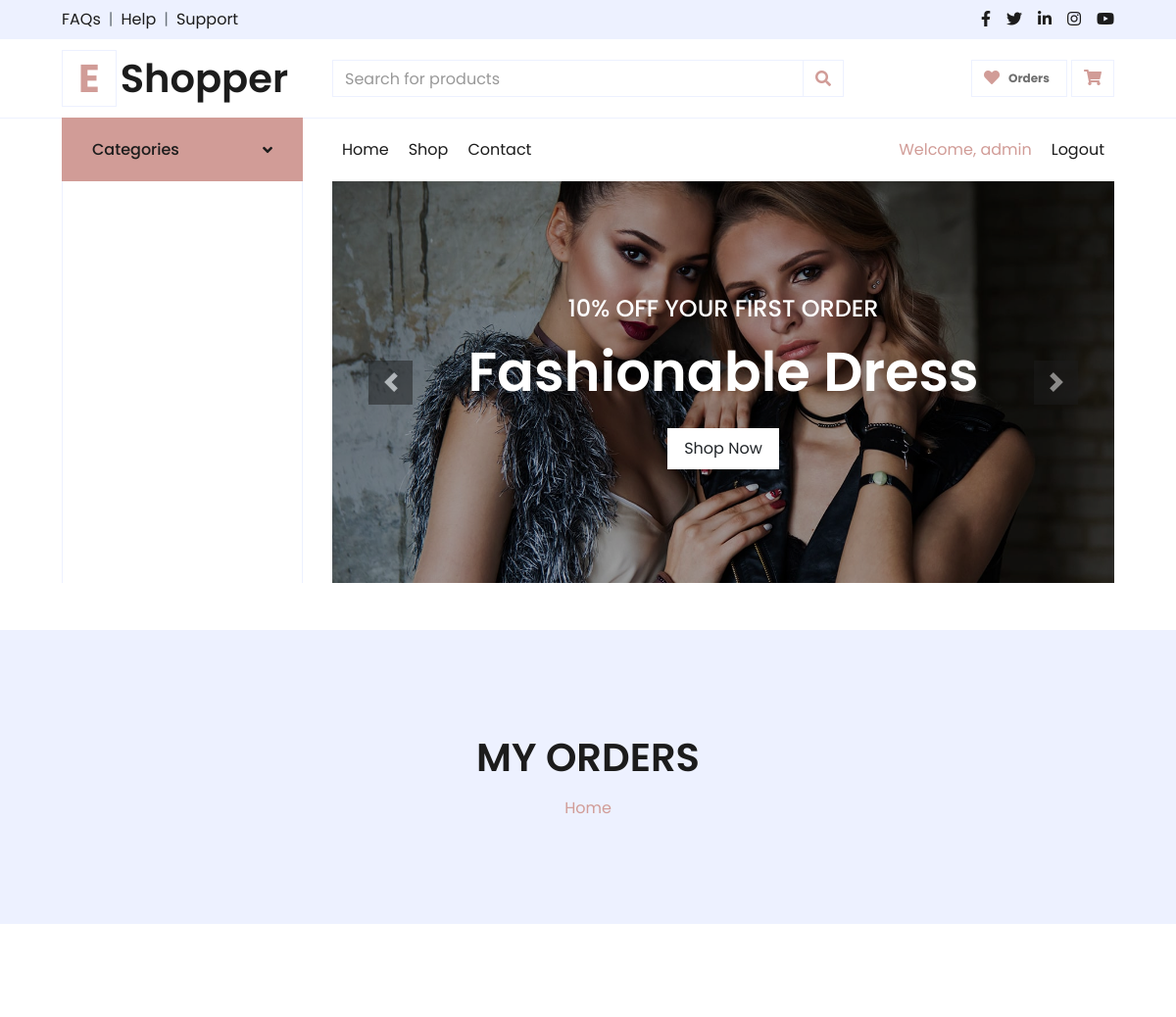
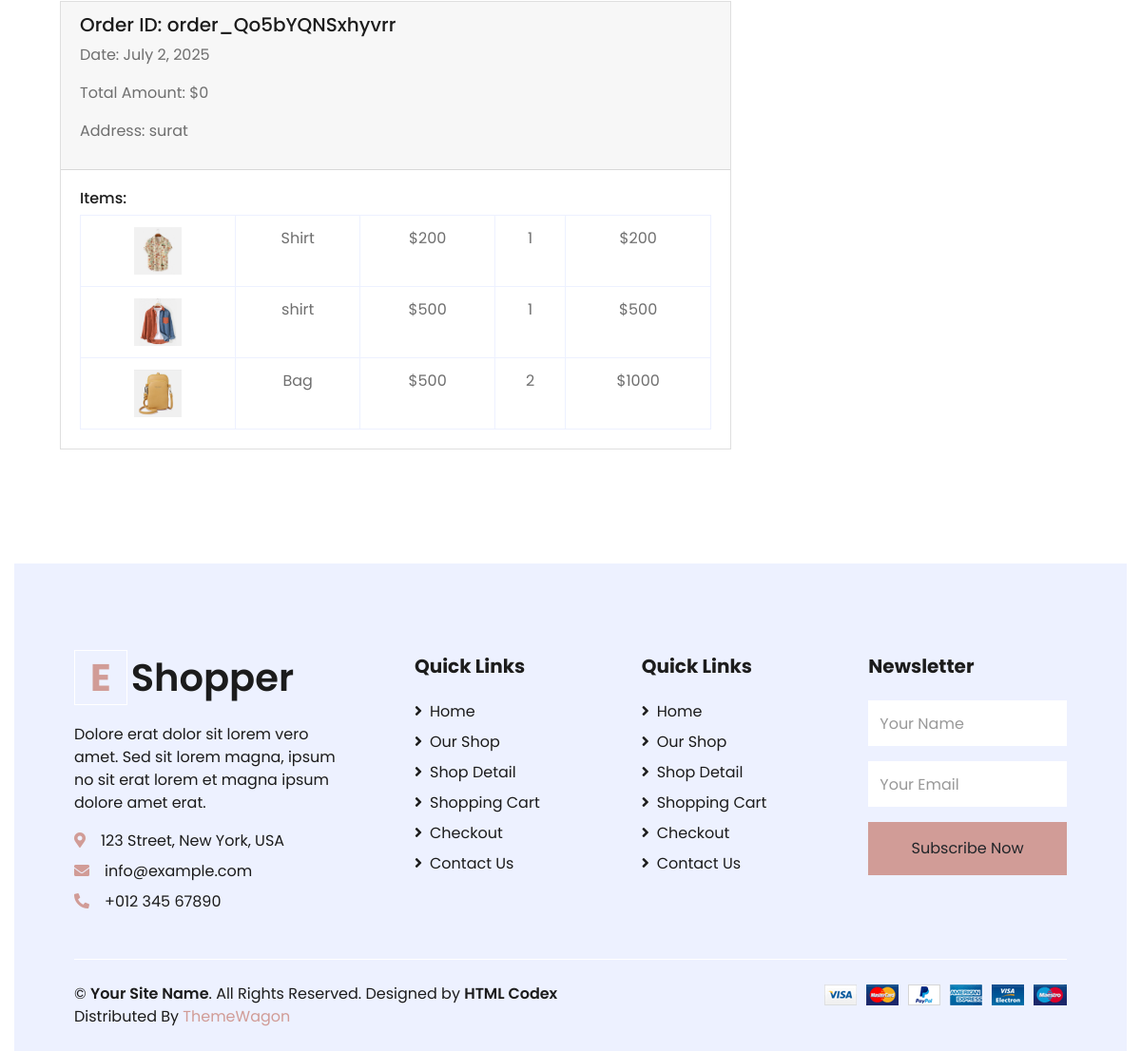
/order-success (signed in), run on the app's committed database (2 pictures, top to bottom).
### myapp/models.py (models this page shows, shortened)
class UserOrder(models.Model):
    orderid = models.CharField(max_length=20,null=True)
    user = models.ForeignKey(User,on_delete=models.CASCADE)
    date = models.DateField()
    paymenttype = models.CharField(max_length=20)
    pid = models.CharField(max_length=50)
    total = models.IntegerField(default=0)
    address = models.ForeignKey(UserAddress,on_delete=models.CASCADE,default=None,null=True)

class UserAddress(models.Model):
    user = models.ForeignKey(User,on_delete=models.CASCADE)
    address = models.CharField(max_length=200,default=None)
    def __str__(self):
        return self.address

class OrderItems(models.Model):
    order = models.ForeignKey(UserOrder,on_delete=models.CASCADE,related_name='items')
    product = models.ForeignKey(Product,on_delete=models.CASCADE)
    price = models.IntegerField()
    qty = models.IntegerField()
    def total_price(self):
        return self.price * self.qty

class Product(models.Model):
    category = models.ForeignKey(Category,on_delete=models.CASCADE)
    productname = models.CharField(max_length=20)
    price = models.IntegerField()
    qty =models.IntegerField()
    description = models.TextField()
    productimage = models.ImageField(upload_to="productImage")

### myapp/views.py (the view)
# urls.py: path('order-success', order_success, name='order_success'),
def order_success(request):
    user = request.user
    orders = UserOrder.objects.filter(user=user).order_by('-date')  # Get user's orders in reverse chronological order
    return render(request, "orders.html", {'orders': orders})

### myapp/templates/orders.html (shortened to what this page needs)
{%extends 'base.html'%} {%block content%}
<div class="container-fluid bg-secondary mb-5">
  <div
    class="d-flex flex-column align-items-center justify-content-center"
    style="min-height: 300px"
  >
    <h1 class="font-weight-semi-bold text-uppercase mb-3">My ORders</h1>
    <div class="d-inline-flex">
      <p class="m-0"><a href="">Home</a></p>
    </div>
  </div>
</div>
<div class="container-fluid pt-5">
  <div class="row px-xl-5">
    <div class="col-lg-8 table-responsive mb-5">
      {%for order in orders%}
      <div class="card mb-4">
        <div class="card-header">
          <h5>Order ID: {{order.orderid}}</h5>
          <p>Date: {{order.date}}</p>
          <p>Total Amount: ${{order.total}}</p>
          <p>Address: {{order.address}}</p>
        </div>
        <div class="card-body">
          <h6>Items:</h6>
          <table class="table table-bordered text-center mb-0">
            {%for item in order.items.all%}
            <tr>
              <td>
                <img
                  src="media/{{item.product.productimage}}"
                  alt=""
                  style="width: 50px"
                />
              </td>
              <td>{{item.product.productname}}</td>
              <td>${{item.price}}</td>
              <td>{{item.qty}}</td>
              <td>${{item.total_price}}</td>
            </tr>
            {%endfor%}
          </table>
        </div>
      </div>
      {%endfor%}
    </div>
  </div>
  {%endblock%}

### myapp/templates/base.html (shortened to what this page needs)
{% load static %}
<!DOCTYPE html>
<html lang="en">
  <head>
    <link
      href="https://cdnjs.cloudflare.com/ajax/libs/font-awesome/5.10.0/css/all.min.css"
      rel="stylesheet"
    />
    <link
      href="static/lib/owlcarousel/assets/owl.carousel.min.css"
      rel="stylesheet"
    />
    <link href="{% static 'css/style.css' %}" rel="stylesheet" />
  </head>
  <body>
    <div class="container-fluid">
      <div class="row bg-secondary py-2 px-xl-5">
        <div class="col-lg-6 d-none d-lg-block">
          <div class="d-inline-flex align-items-center">
            <a class="text-dark" href="">FAQs</a>
            <span class="text-muted px-2">|</span>
            <a class="text-dark" href="">Help</a>
            <span class="text-muted px-2">|</span>
            <a class="text-dark" href="">Support</a>
          </div>
        </div>
        <div class="col-lg-6 text-center text-lg-right">
          <div class="d-inline-flex align-items-center">
            <a class="text-dark px-2" href="">
              <i class="fab fa-facebook-f"></i>
            </a>
            <a class="text-dark px-2" href="">
              <i class="fab fa-twitter"></i>
            </a>
            <a class="text-dark px-2" href="">
              <i class="fab fa-linkedin-in"></i>
            </a>
            <a class="text-dark px-2" href="">
              <i class="fab fa-instagram"></i>
            </a>
            <a class="text-dark pl-2" href="">
              <i class="fab fa-youtube"></i>
            </a>
          </div>
        </div>
      </div>
      <div class="row align-items-center py-3 px-xl-5">
        <div class="col-lg-3 d-none d-lg-block">
          <a href="" class="text-decoration-none">
            <h1 class="m-0 display-5 font-weight-semi-bold">
              <span class="text-primary font-weight-bold border px-3 mr-1"
                >E</span
              >Shopper
            </h1>
          </a>
        </div>
        <div class="col-lg-6 col-6 text-left">
          <form action="">
            <div class="input-group">
              <input
                type="text"
                class="form-control"
                placeholder="Search for products"
              />
              <div class="input-group-append">
                <span class="input-group-text bg-transparent text-primary">
                  <i class="fa fa-search"></i>
                </span>
              </div>
            </div>
          </form>
        </div>
        <div class="col-lg-3 col-6 text-right">
          <a href="{%url 'order_success'%}" class="btn border">
            <i class="fas fa-heart text-primary"></i>
            <span class="badge">Orders</span>
          </a>
          <a href="{%url 'cart'%}" class="btn border">
            <i class="fas fa-shopping-cart text-primary"></i>
          </a>
        </div>
      </div>
    </div>
    <div class="container-fluid mb-5">
      <div class="row border-top px-xl-5">
        <div class="col-lg-3 d-none d-lg-block">
          <a
            class="btn shadow-none d-flex align-items-center justify-content-between bg-primary text-white w-100"
            data-toggle="collapse"
            href="#navbar-vertical"
            style="height: 65px; margin-top: -1px; padding: 0 30px"
          >
            <h6 class="m-0">Categories</h6>
            <i class="fa fa-angle-down text-dark"></i>
          </a>
          <nav
            class="collapse show navbar navbar-vertical navbar-light align-items-start p-0 border border-top-0 border-bottom-0"
            id="navbar-vertical"
          >
            <div class="navbar-nav w-100 overflow-hidden" style="height: 410px">
            </div>
          </nav>
        </div>
        <div class="col-lg-9">
          <nav
            class="navbar navbar-expand-lg bg-light navbar-light py-3 py-lg-0 px-0"
          >
            <div
              class="collapse navbar-collapse justify-content-between"
              id="navbarCollapse"
            >
              <div class="navbar-nav mr-auto py-0">
                <a
                  href="{%url 'index' %}"
                  class="nav-item nav-link {% if title == 'Home' %}active{% endif %}"
                  >Home</a
                >
                <a
                  href="{%url 'shop' %}"
                  class="nav-item nav-link {% if title == 'Shop' %}active{% endif %}"
                  >Shop</a
                >
                <a
                  href="{%url 'contact' %}"
                  class="nav-item nav-link {% if title == 'Contact Us' %}active{% endif %}"
                  >Contact</a
                >
              </div>
              <div class="navbar-nav ml-auto py-0">
                {% if user.is_authenticated %}
                <span class="nav-item nav-link"
                  ><a href="{%url 'profile'%}"
                    >Welcome, {{ user.username }}</a
                  ></span
                >
                <a href="{%url 'logout'%}" class="nav-item nav-link">Logout</a>
                {% else %}
                <a href="{%url 'login'%}" class="nav-item nav-link">Login</a>
                <a href="{%url 'register'%}" class="nav-item nav-link"
                  >Register</a
                >
                {%endif%}
              </div>
            </div>
          </nav>
          <div id="header-carousel" class="carousel slide" data-ride="carousel">
            <div class="carousel-inner">
              <div class="carousel-item active" style="height: 410px">
                <img
                  class="img-fluid"
                  src="static/img/carousel-1.jpg"
                  alt="Image"
                />
                <div
                  class="carousel-caption d-flex flex-column align-items-center justify-content-center"
                >
                  <div class="p-3" style="max-width: 700px">
                    <h4
                      class="text-light text-uppercase font-weight-medium mb-3"
                    >
                      10% Off Your First Order
                    </h4>
                    <h3 class="display-4 text-white font-weight-semi-bold mb-4">
                      Fashionable Dress
                    </h3>
                    <a href="" class="btn btn-light py-2 px-3">Shop Now</a>
                  </div>
                </div>
              </div>
            </div>
            <a
              class="carousel-control-prev"
              href="#header-carousel"
              data-slide="prev"
            >
              <div class="btn btn-dark" style="width: 45px; height: 45px">
                <span class="carousel-control-prev-icon mb-n2"></span>
              </div>
            </a>
            <a
              class="carousel-control-next"
              href="#header-carousel"
              data-slide="next"
            >
              <div class="btn btn-dark" style="width: 45px; height: 45px">
                <span class="carousel-control-next-icon mb-n2"></span>
              </div>
            </a>
          </div>
        </div>
      </div>
    </div>
    {% block content %} {% endblock %}
    <div class="container-fluid bg-secondary text-dark mt-5 pt-5">
      <div class="row px-xl-5 pt-5">
        <div class="col-lg-4 col-md-12 mb-5 pr-3 pr-xl-5">
          <a href="" class="text-decoration-none">
            <h1 class="mb-4 display-5 font-weight-semi-bold">
              <span
                class="text-primary font-weight-bold border border-white px-3 mr-1"
                >E</span
              >Shopper
            </h1>
          </a>
          <p>
            Dolore erat dolor sit lorem vero amet. Sed sit lorem magna, ipsum no
            sit erat lorem et magna ipsum dolore amet erat.
          </p>
          <p class="mb-2">
            <i class="fa fa-map-marker-alt text-primary mr-3"></i>123 Street,
            New York, USA
          </p>
          <p class="mb-2">
            <i class="fa fa-envelope text-primary mr-3"></i>info@example.com
          </p>
          <p class="mb-0">
            <i class="fa fa-phone-alt text-primary mr-3"></i>+012 345 67890
          </p>
        </div>
        <div class="col-lg-8 col-md-12">
          <div class="row">
            <div class="col-md-4 mb-5">
              <h5 class="font-weight-bold text-dark mb-4">Quick Links</h5>
              <div class="d-flex flex-column justify-content-start">
                <a class="text-dark mb-2" href="index.html"
                  ><i class="fa fa-angle-right mr-2"></i>Home</a
                >
                <a class="text-dark mb-2" href="shop.html"
                  ><i class="fa fa-angle-right mr-2"></i>Our Shop</a
                >
                <a class="text-dark mb-2" href="detail.html"
                  ><i class="fa fa-angle-right mr-2"></i>Shop Detail</a
                >
                <a class="text-dark mb-2" href="cart.html"
                  ><i class="fa fa-angle-right mr-2"></i>Shopping Cart</a
                >
                <a class="text-dark mb-2" href="checkout.html"
                  ><i class="fa fa-angle-right mr-2"></i>Checkout</a
                >
                <a class="text-dark" href="contact.html"
                  ><i class="fa fa-angle-right mr-2"></i>Contact Us</a
                >
              </div>
            </div>
            <div class="col-md-4 mb-5">
              <h5 class="font-weight-bold text-dark mb-4">Quick Links</h5>
              <div class="d-flex flex-column justify-content-start">
                <a class="text-dark mb-2" href="index.html"
                  ><i class="fa fa-angle-right mr-2"></i>Home</a
                >
                <a class="text-dark mb-2" href="shop.html"
                  ><i class="fa fa-angle-right mr-2"></i>Our Shop</a
                >
                <a class="text-dark mb-2" href="detail.html"
                  ><i class="fa fa-angle-right mr-2"></i>Shop Detail</a
                >
                <a class="text-dark mb-2" href="cart.html"
                  ><i class="fa fa-angle-right mr-2"></i>Shopping Cart</a
                >
                <a class="text-dark mb-2" href="checkout.html"
                  ><i class="fa fa-angle-right mr-2"></i>Checkout</a
                >
                <a class="text-dark" href="contact.html"
                  ><i class="fa fa-angle-right mr-2"></i>Contact Us</a
                >
              </div>
            </div>
            <div class="col-md-4 mb-5">
              <h5 class="font-weight-bold text-dark mb-4">Newsletter</h5>
              <form action="">
                <div class="form-group">
                  <input
                    type="text"
                    class="form-control border-0 py-4"
                    placeholder="Your Name"
                    required="required"
                  />
                </div>
                <div class="form-group">
                  <input
                    type="email"
                    class="form-control border-0 py-4"
                    placeholder="Your Email"
                    required="required"
                  />
                </div>
                <div>
                  <button
                    class="btn btn-primary btn-block border-0 py-3"
                    type="submit"
                  >
                    Subscribe Now
                  </button>
                </div>
              </form>
            </div>
          </div>
        </div>
      </div>
      <div class="row border-top border-light mx-xl-5 py-4">
        <div class="col-md-6 px-xl-0">
          <p class="mb-md-0 text-center text-md-left text-dark">
            &copy;
            <a class="text-dark font-weight-semi-bold" href="#"
              >Your Site Name</a
            >. All Rights Reserved. Designed by
            <a
              class="text-dark font-weight-semi-bold"
              href="https://htmlcodex.com"
              >HTML Codex</a
            ><br />
            Distributed By
            <a href="https://themewagon.com" target="_blank">ThemeWagon</a>
          </p>
        </div>
        <div class="col-md-6 px-xl-0 text-center text-md-right">
          <img class="img-fluid" src="static/img/payments.png" alt="" />
        </div>
      </div>
    </div>
  </body>
</html>

### data on the page
UserOrder: orderid "order_Qo5bYQNSxhyvrr", date "July 2, 2025", total "0", address "surat"
OrderItems: product.productimage (picture), product.productname "Shirt", price "200", qty "1", total_price "200"
OrderItems: product.productimage (picture), product.productname "shirt", price "500", qty "1", total_price "500"
OrderItems: product.productimage (picture), product.productname "Bag", price "500", qty "2", total_price "1000"

### other printed values
{{ user.username }} "admin"
